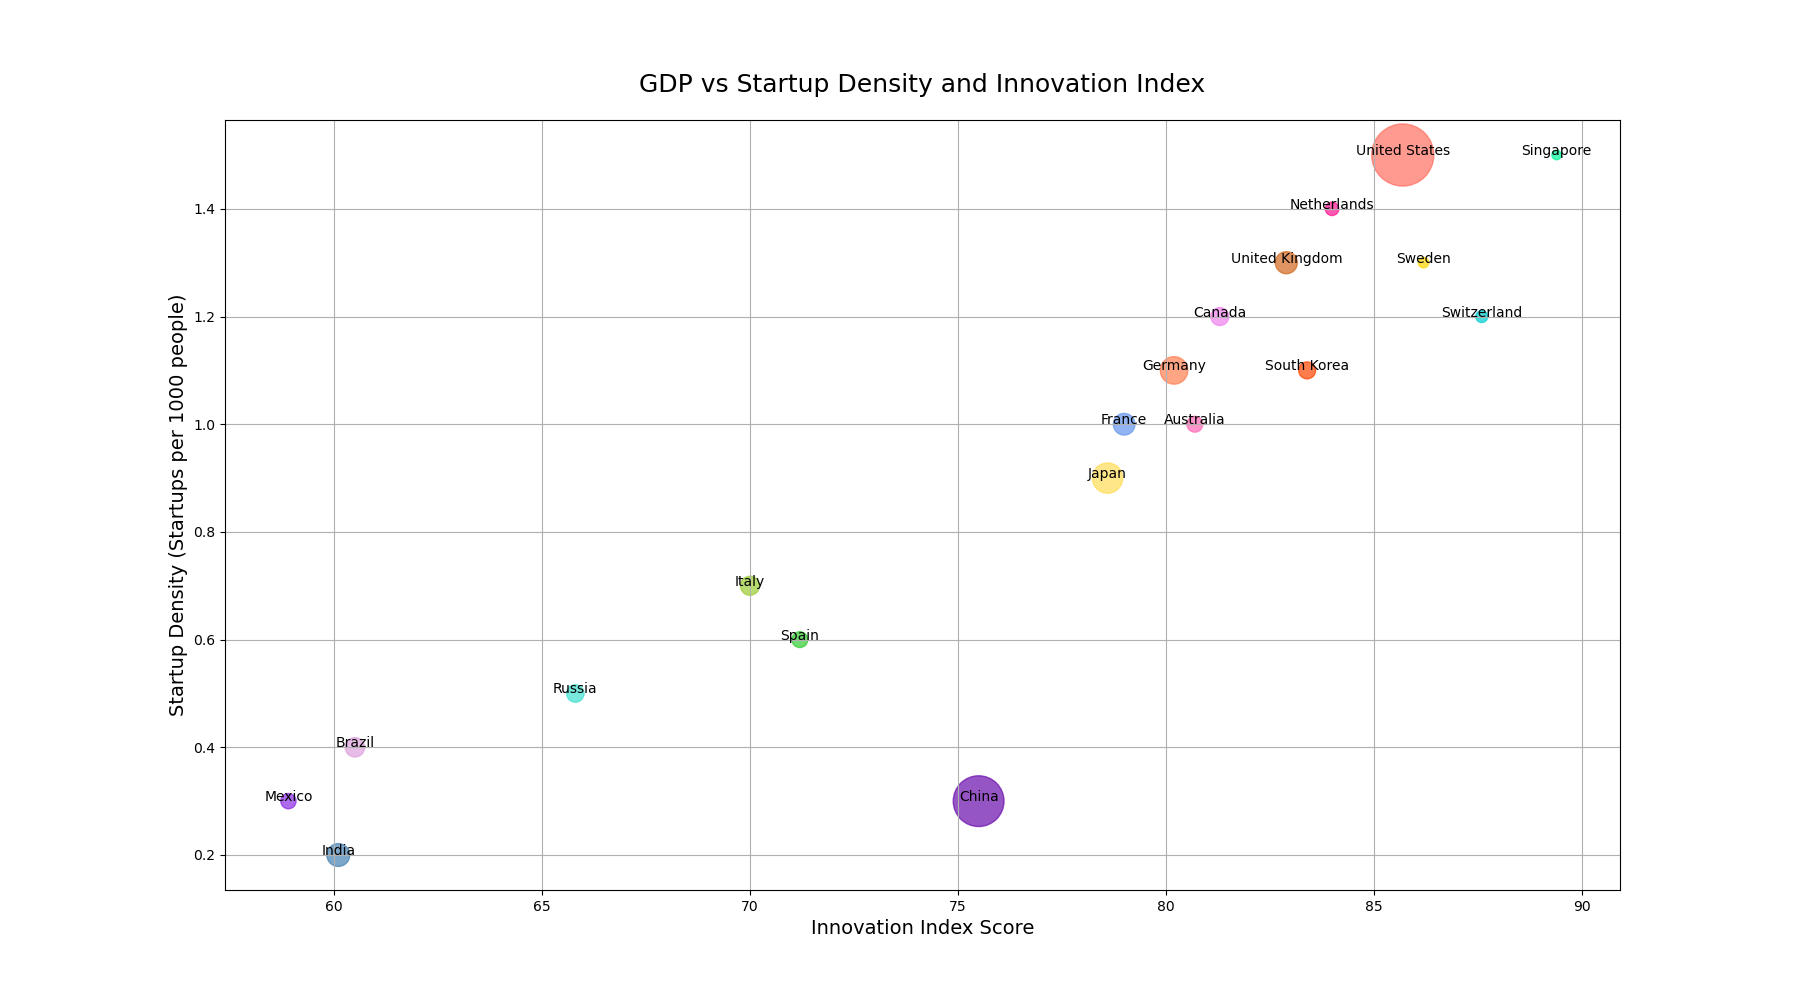

Source code (Python):

import matplotlib.pyplot as plt

# Data
countries = ['United States', 'China', 'Japan', 'Germany', 'India', 
             'United Kingdom', 'France', 'Brazil', 'Italy', 'Canada', 
             'Russia', 'South Korea', 'Spain', 'Australia', 'Mexico', 
             'Netherlands', 'Switzerland', 'Sweden', 'Singapore']
gdp = [21.4, 14.3, 5.1, 4.2, 2.9, 2.7, 2.6, 2.1, 2.0, 1.8, 1.7, 1.6, 1.4, 1.4, 1.3, 1.0, 0.8, 0.6, 0.5]  # Trillions USD
startup_density = [1.5, 0.3, 0.9, 1.1, 0.2, 1.3, 1.0, 0.4, 0.7, 1.2, 0.5, 1.1, 0.6, 1.0, 0.3, 1.4, 1.2, 1.3, 1.5]  # Startups per 1000 people
innovation_index = [85.7, 75.5, 78.6, 80.2, 60.1, 82.9, 79.0, 60.5, 70.0, 81.3, 65.8, 83.4, 71.2, 80.7, 58.9, 84.0, 87.6, 86.2, 89.4]  # Innovation Index Score

# Color for each country
colors = ['#ff6f61', '#6a0dad', '#ffdd57', '#ff7f50', '#4682b4', 
          '#d2691e', '#6495ed', '#dda0dd', '#9acd32', '#ee82ee', 
          '#40e0d0', '#ff4500', '#32cd32', '#ff69b4', '#8a2be2',
          '#ff1493', '#00ced1', '#ffd700', '#00fa9a']

# Using GDP as the size of the bubble
sizes = [g / max(gdp) * 2000 for g in gdp]

# Set up the figure size
plt.figure(figsize=(18, 10))

# Scatter plot
plt.scatter(innovation_index, startup_density, s=sizes, c=colors, alpha=0.7)

# Labels and Title
plt.title('GDP vs Startup Density and Innovation Index', fontsize=18, pad=20)
plt.xlabel('Innovation Index Score', fontsize=14)
plt.ylabel('Startup Density (Startups per 1000 people)', fontsize=14)

# Add country names to the bubbles
for i, country in enumerate(countries):
    plt.annotate(country, (innovation_index[i], startup_density[i]), fontsize=10, ha='center')

# Show grid
plt.grid(True)

# Show the plot
plt.show()
